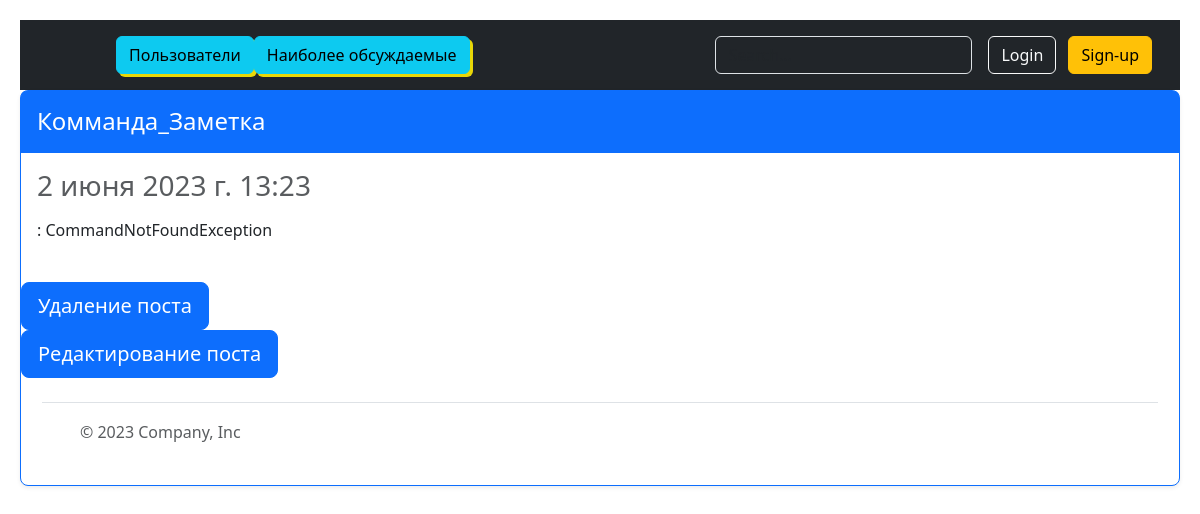
The app's page /post/4 with its own data.
### todolist/models.py (models this page shows, shortened)
class Post(models.Model):
    title = models.CharField(max_length=100)
    created = models.DateTimeField(auto_now_add=True)
    user = models.ForeignKey("user.User", on_delete=models.CASCADE, related_name="posts")
    content = models.TextField()
    tags = models.ManyToManyField("Tag", related_name="posts")
    class Meta():
        ordering = ["-title"]

### todolist/views_class.py (the view)
class ShowPost(View):
    def get(self, request, post_id: int):
        post = get_object_or_404(Post, id=post_id)
        return render(request, "todolist/show_post.html", {"post": post})

### templates/todolist/show_post.html (shortened to what this page needs)
{% extends "todolist/base.html" %}
{% block content %}
    <div class="card mb-4 rounded-3 shadow-sm border-primary">
          <div class="card-header py-3 text-bg-primary border-primary">
            <h4 class="my-0 fw-normal">{{ post.title }}</h4>
          </div>
          <div class="card-body">
            <h3 <small class="text-body-secondary fw-light">{{ post.created }}</small></h3>
            <ul class="list-unstyled mt-3 mb-4">
              <li>{{ post.content }}</li>
            </ul>
          </div>
        <div>
            <form method="post" action="{% url 'post_delete' post.id %}">
                <button type="submit" value="Delete" class="w-30 btn btn-lg btn-primary">Удаление поста</button>
            </form>
            <a href="{% url 'post_edit' post.id %}">
                <button type="submit" value="Edit" class="w-30 btn btn-lg btn-primary">Редактирование поста</button>
            </a>
        </div>
{% endblock %}

### records on screen
Post: title "Комманда_Заметка", created "2 июня 2023 г. 13:23", content ": CommandNotFoundException"
